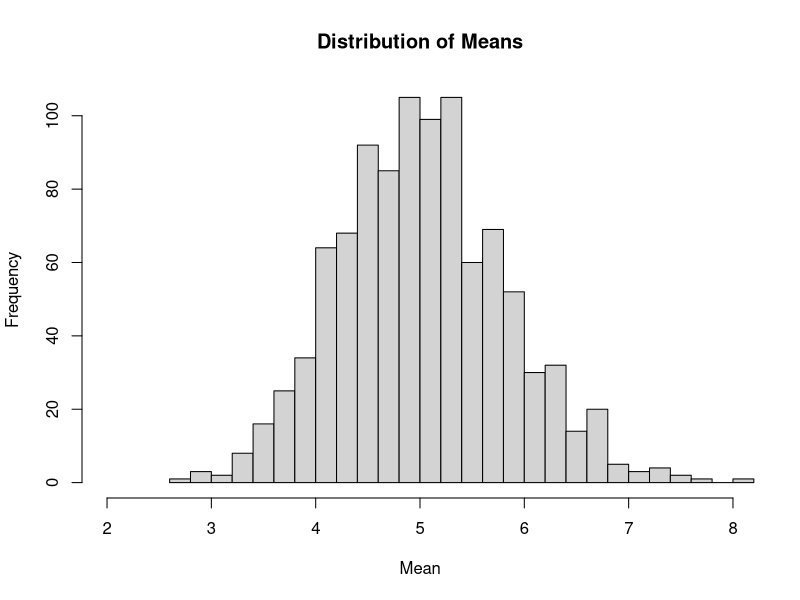
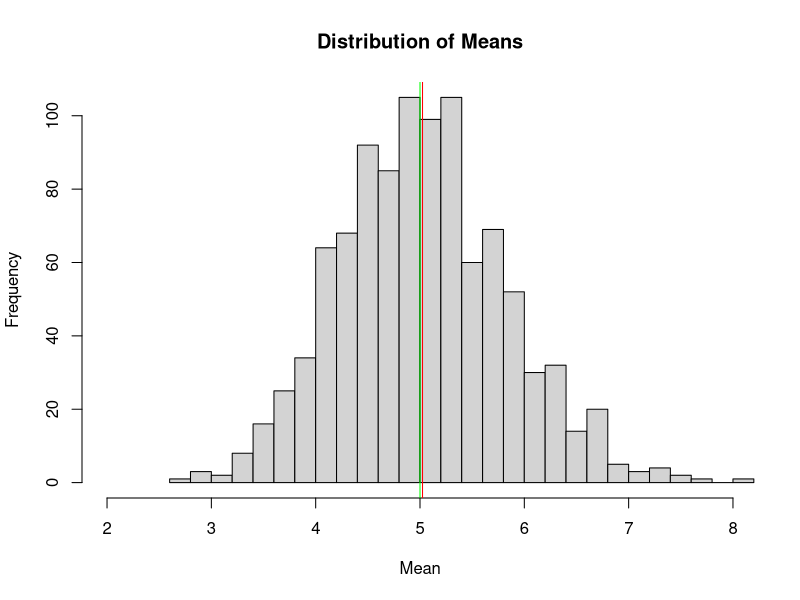
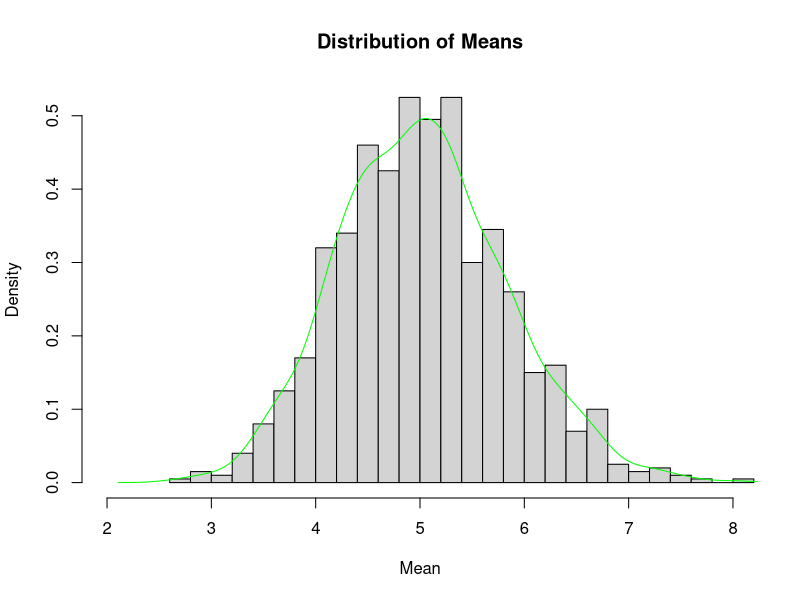
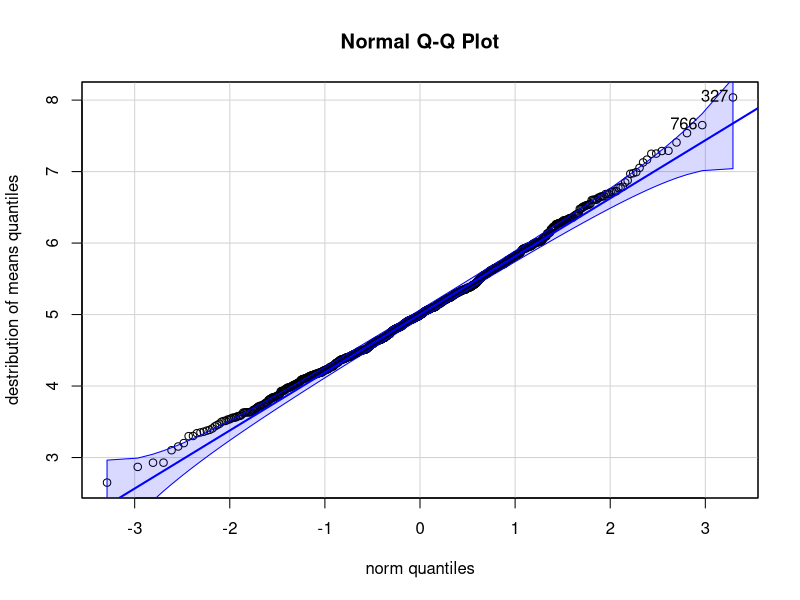

R code for these plots, in order:
## ---- chunk 1
knitr::opts_chunk$set(echo = TRUE)
cache = TRUE 
## ---- chunk 2
# set parameters for simulation
lambda <- 0.2
n <- 40
sims <- 1000
# run simulations
exp <- replicate(sims, rexp(n = n, rate = lambda))
# calculate mean of every simulation 
exp_means <- apply(x <- exp, MARGIN = 2, FUN = mean)
# plot histogram of means
hist(exp_means, breaks = 30, xlim = c(2,8), main = "Distribution of Means", xlab = "Mean")
## ---- chunk 3
hist(exp_means, breaks = 30, xlim = c(2,8), main = "Distribution of Means", xlab = "Mean")
abline(v = mean(exp_means), col = "red")
abline(v = 1/lambda, col = "green")
## ---- chunk 4
exp_var <- var(exp_means)
exp_sd <- sd(exp_means)
t_var <- (1/lambda)^2 / n
t_sd <- 1/(lambda * sqrt(n))
## ---- chunk 5
hist(exp_means, probability = TRUE, breaks = 30, xlim = c(2,8), 
     main = "Distribution of Means", xlab = "Mean") 
lines(density(exp_means), col = "green")
## ---- chunk 6
library(car)
qqPlot(exp_means, ylab = "destribution of means quantiles", main = "Normal Q-Q Plot")

## ---- chunk 7
mean(exp_means)+ c(-1,1) * qnorm(0.975) * sd(exp_means)/sqrt(n)
